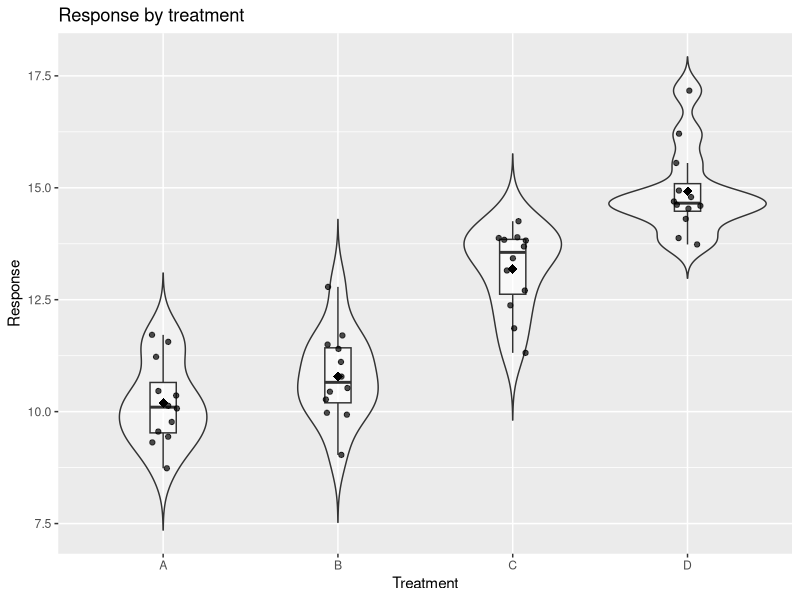
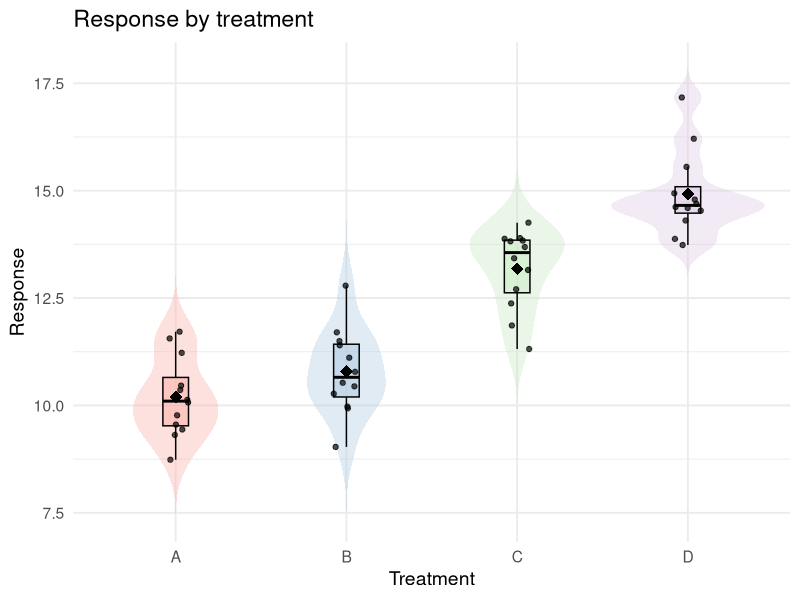
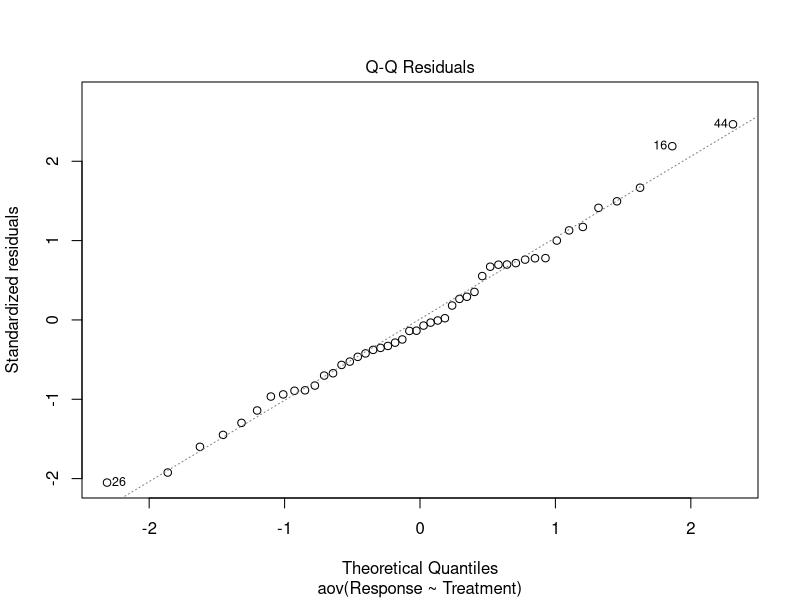
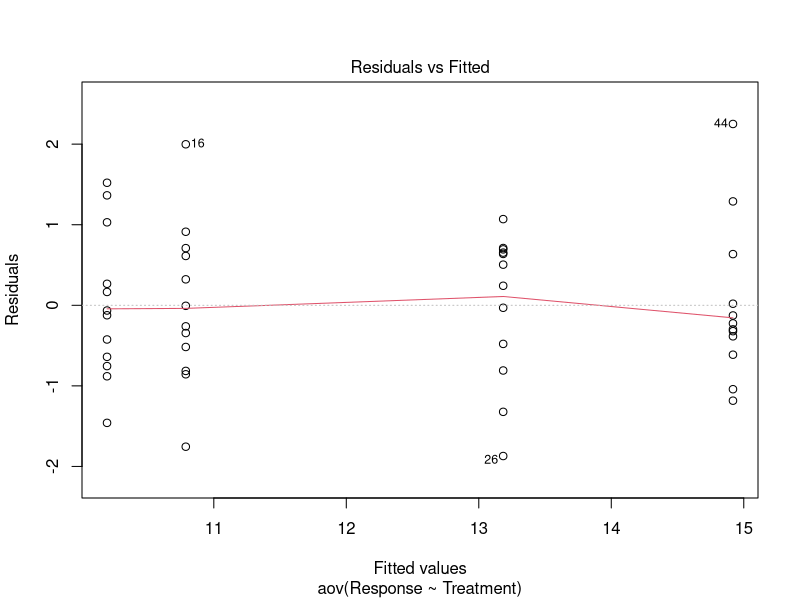
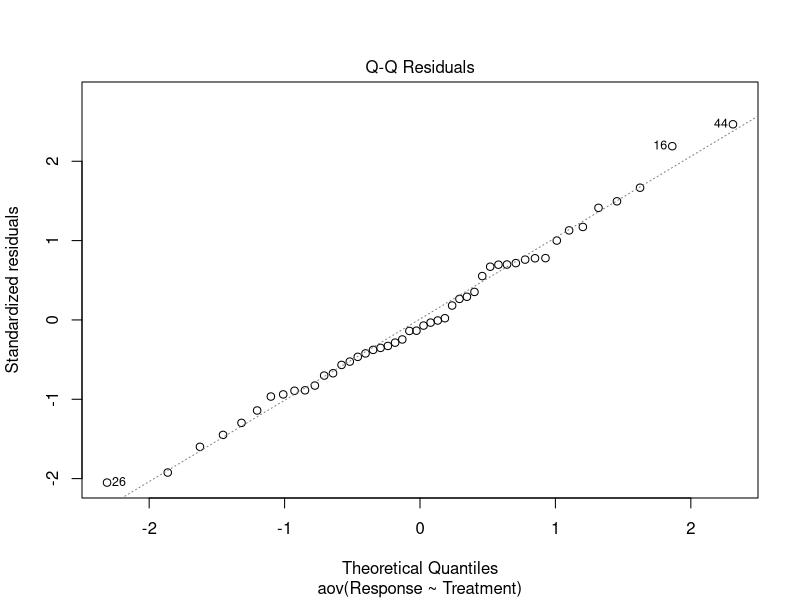
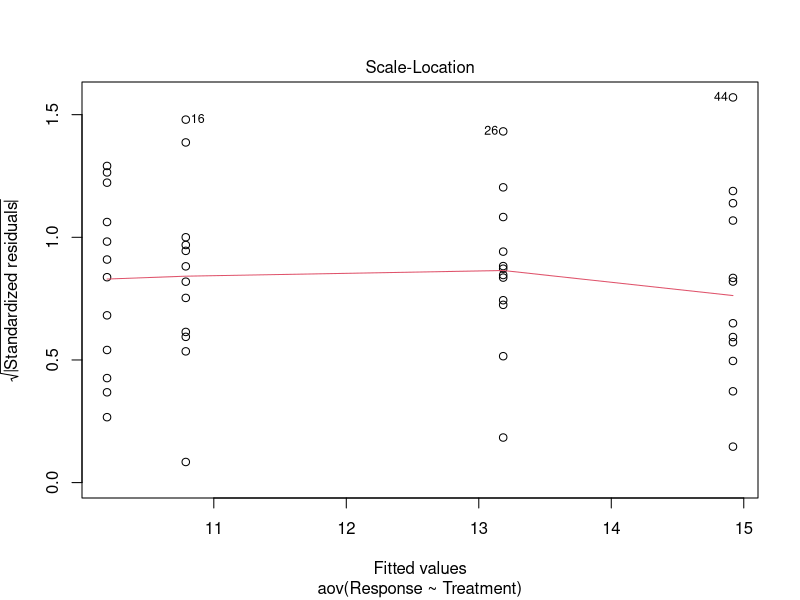
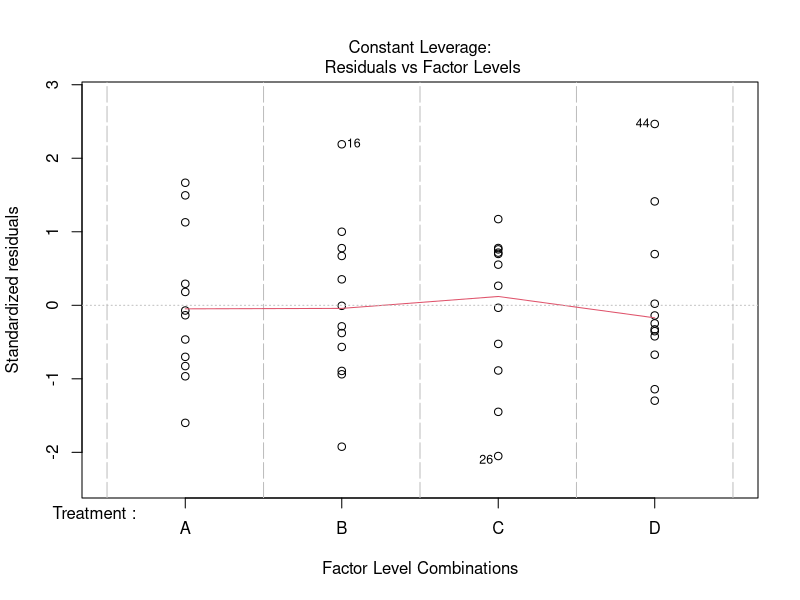
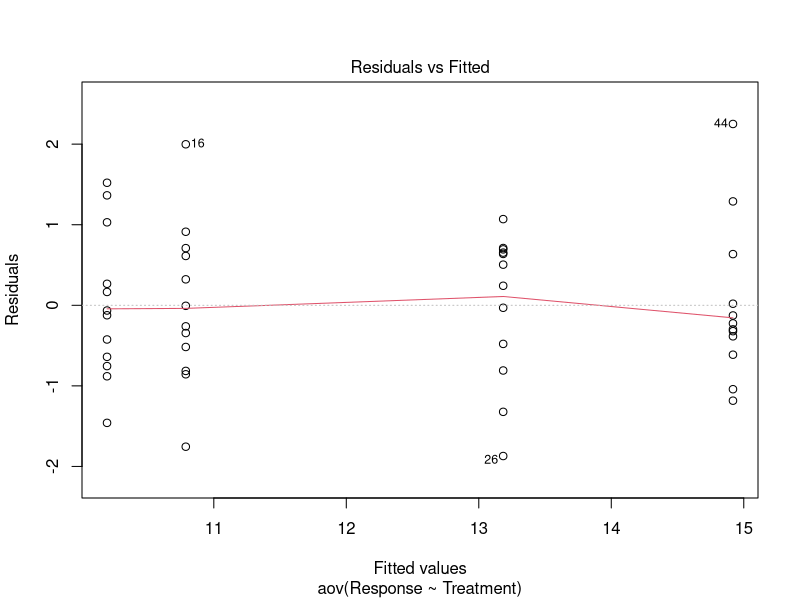

The R source for these figures, in order:
## ---- chunk 1
set.seed(123)

mydata <- data.frame(
  Treatment = factor(rep(c("A", "B", "C", "D"), each = 12)),
  Response = c(
    rnorm(12, mean = 10, sd = 1.0),
    rnorm(12, mean = 11, sd = 1.0),
    rnorm(12, mean = 13, sd = 1.0),
    rnorm(12, mean = 15, sd = 1.0)
  )
)

head(mydata)
str(mydata)
summary(mydata)
## ---- chunk 2
library(ggplot2)

ggplot(mydata, aes(x = Treatment, y = Response)) +
  geom_violin(trim = FALSE, alpha = 0.3) +
  geom_boxplot(width = 0.15, outlier.shape = NA, alpha = 0.5) +
  geom_jitter(width = 0.08, alpha = 0.7) +
  stat_summary(fun = mean, geom = "point", shape = 18, size = 3, colour = "black") +  labs(x = "Treatment", y = "Response", title = "Response by treatment")


# Adding some colour
ggplot(mydata, aes(x = Treatment, y = Response, fill = Treatment)) +
  geom_violin(trim = FALSE, alpha = 0.4, colour = NA) +
  geom_boxplot(width = 0.15,
               outlier.shape = NA,
               alpha = 0.6,
               colour = "black") +
  geom_jitter(width = 0.08,
              alpha = 0.7,
              colour = "black") +
  stat_summary(fun = mean,
               geom = "point",
               shape = 18,
               size = 4,
               colour = "black") +
  scale_fill_brewer(palette = "Pastel1") +
  labs(x = "Treatment",
       y = "Response",
       title = "Response by treatment") +
  theme_minimal(base_size = 14) +
  theme(legend.position = "none")
## ---- chunk 3
is.factor(mydata$Treatment)
## ---- chunk 4
mydata$Treatment <- as.factor(mydata$Treatment)
## ---- chunk 5
sum(is.na(mydata))
## ---- chunk 6
mod <- aov(Response ~ Treatment, data = mydata)
## ---- chunk 7
plot(mod, which = 2)
shapiro.test(residuals(mod))
## ---- chunk 8
library(car)
leveneTest(Response ~ Treatment, data = mydata)
## ---- chunk 9
plot(mod)
## ---- chunk 10
mod <- aov(Response ~ Treatment, data = mydata)
summary(mod)
## ---- chunk 11
TukeyHSD(mod)
## ---- chunk 12
# Fit the model
mod <- aov(Response ~ Treatment, data = mydata)

# Inspect the ANOVA table
summary(mod)

# Diagnostic plots
plot(mod)

# Post hoc comparisons
TukeyHSD(mod)
## ---- chunk 13
shapiro.test(residuals(mod))
leveneTest(Response ~ Treatment, data = mydata)
